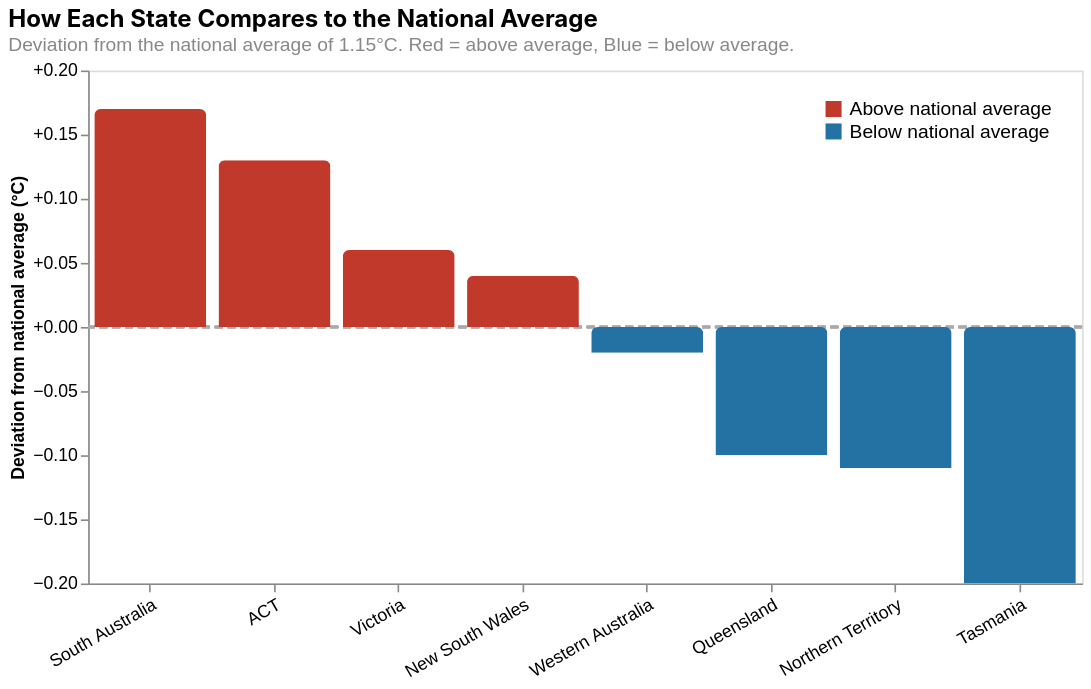

The specification (Vega-Lite) saved for this image:
### Vega-Lite specification from a JSON file in a GitHub repository (floating-point values rounded to 4 significant figures)
{"$schema": "https://vega.github.io/schema/vega-lite/v5.json", "width": 620, "height": 320, "title": {"text": "How Each State Compares to the National Average", "subtitle": "Deviation from the national average of 1.15°C. Red = above average, Blue = below average.", "fontSize": 15, "subtitleFontSize": 12, "subtitleColor": "#888", "anchor": "start", "font": "Inter"}, "data": {"values": [{"state": "South Australia", "anomaly": 1.32, "deviation": 0.17, "category": "Above national average"}, {"state": "ACT", "anomaly": 1.28, "deviation": 0.13, "category": "Above national average"}, {"state": "Victoria", "anomaly": 1.21, "deviation": 0.06, "category": "Above national average"}, {"state": "New South Wales", "anomaly": 1.19, "deviation": 0.04, "category": "Above national average"}, {"state": "Western Australia", "anomaly": 1.13, "deviation": -0.02, "category": "Below national average"}, {"state": "Queensland", "anomaly": 1.05, "deviation": -0.1, "category": "Below national average"}, {"state": "Northern Territory", "anomaly": 1.04, "deviation": -0.11, "category": "Below national average"}, {"state": "Tasmania", "anomaly": 0.95, "deviation": -0.2, "category": "Below national average"}]}, "layer": [{"mark": {"type": "rule", "color": "#aaaaaa", "strokeDash": [5, 3], "strokeWidth": 1.5}, "encoding": {"y": {"datum": 0}}}, {"mark": {"type": "bar", "cornerRadiusEnd": 4}, "encoding": {"x": {"field": "state", "type": "nominal", "sort": null, "axis": {"title": null, "labelAngle": -30, "labelFontSize": 11}}, "y": {"field": "deviation", "type": "quantitative", "axis": {"title": "Deviation from national average (°C)", "grid": false, "format": "+.2f", "labelFontSize": 11}}, "color": {"field": "category", "type": "nominal", "scale": {"domain": ["Above national average", "Below national average"], "range": ["#c0392b", "#2471a3"]}, "legend": {"title": null, "orient": "top-right", "labelFontSize": 12}}, "tooltip": [{"field": "state", "type": "nominal", "title": "State"}, {"field": "anomaly", "type": "quantitative", "title": "Anomaly (°C)", "format": ".2f"}, {"field": "deviation", "type": "quantitative", "title": "vs national avg", "format": "+.2f"}]}}]}
